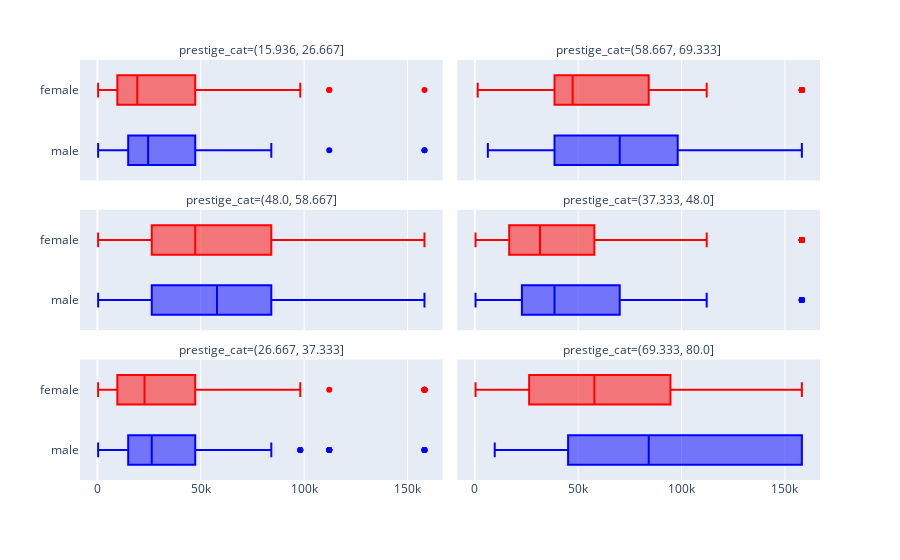

Here is the notebook cell this chart was saved with:
### Code cell
fig = px.box(facetgrid_df, x='income', y = 'sex', color = 'sex',
             facet_col='prestige_cat', facet_col_wrap=2,
             color_discrete_map = {'male':'blue', 'female':'red'},
            labels={'sex':'', 'income':''},
            #title = 'Income by prestige categories for different genders,
            )
fig.update(layout=dict(title=dict(x=0.5)))
fig.update_layout(showlegend=False)
fig.show()

### Figure 1 — Plotly figure (JSON) as saved in the notebook; plotly's stock layout.template omitted (floating-point values rounded to 4 significant figures; data arrays with more than 128 entries replaced by an {"elided": "..."} marker saying what was removed)
{"data": [{"alignmentgroup": "True", "hovertemplate": "=%{y}<br>prestige_cat=(15.936, 26.667]<extra></extra>", "legendgroup": "female", "marker": {"color": "red"}, "name": "female", "notched": false, "offsetgroup": "female", "orientation": "h", "showlegend": true, "type": "box", "x": [22780.0, 31545, 3856.0, 26290.0, 98140, 22780.0, 7886.0, 3856.0, 47320.0, 47320.0, 26290.0, 22780.0, 4556.0, 57830.0, 31545, 47320.0, 26290.0, 3154.0, 31545, 84120, 38555, 22780.0, 19280.0, 84120, 47320.0, 31545, 2454.0, 350.5, 57830.0, 47320.0, 3856.0, 47320.0, 158200.0, 13140.0, 9639.0, 112160, 70100, 7886.0, 47320.0, 14900.0, 19280.0, 5258.0, 70100, 9639.0, 350.5, 3856.0, 19280.0, 38555, 19280.0, 9639.0, 13140.0, 38555, 84120, 16650.0, 19280.0, 19280.0, 38555, 16650.0, 19280.0, 38555, 6309, 70100, 16650.0, 11390.0, 3154.0, 7886.0, 5258.0, 22780.0, 47320.0, 31545, 47320.0, 70100, 2454.0, 6309, 26290.0, 7886.0, 57830.0, 26290.0, 19280.0, 22780.0, 57830.0, 7886.0, 16650.0, 9639.0, 3154.0, 11390.0, 38555, 14900.0, 9639.0, 2454.0, 19280.0, 14900.0, 19280.0, 1402, 112160, 7886.0, 57830.0, 11390.0, 38555, 22780.0, 57830.0, 19280.0, 7886.0, 9639.0, 70100, 14900.0, 14900.0, 57830.0, 70100, 11390.0, 14900.0, 47320.0, 19280.0, 57830.0, 19280.0, 70100, 26290.0, 57830.0, 38555, 1402, 31545, 26290.0, 6309, 6309, 70100], "x0": " ", "xaxis": "x5", "y": ["female", "female", "female", "female", "female", "female", "female", "female", "female", "female", "female", "female", "female", "female", "female", "female", "female", "female", "female", "female", "female", "female", "female", "female", "female", "female", "female", "female", "female", "female", "female", "female", "female", "female", "female", "female", "female", "female", "female", "female", "female", "female", "female", "female", "female", "female", "female", "female", "female", "female", "female", "female", "female", "female", "female", "female", "female", "female", "female", "female", "female", "female", "female", "female", "female", "female", "female", "female", "female", "female", "female", "female", "female", "female", "female", "female", "female", "female", "female", "female", "female", "female", "female", "female", "female", "female", "female", "female", "female", "female", "female", "female", "female", "female", "female", "female", "female", "female", "female", "female", "female", "female", "female", "female", "female", "female", "female", "female", "female", "female", "female", "female", "female", "female", "female", "female", "female", "female", "female", "female", "female", "female", "female", "female", "female"], "y0": " ", "yaxis": "y5"}, {"alignmentgroup": "True", "hovertemplate": "=%{y}<br>prestige_cat=(58.667, 69.333]<extra></extra>", "legendgroup": "female", "marker": {"color": "red"}, "name": "female", "notched": false, "offsetgroup": "female", "orientation": "h", "showlegend": false, "type": "box", "x": {"elided": "197 float values"}, "x0": " ", "xaxis": "x6", "y": {"elided": "197 str values"}, "y0": " ", "yaxis": "y6"}, {"alignmentgroup": "True", "hovertemplate": "=%{y}<br>prestige_cat=(48.0, 58.667]<extra></extra>", "legendgroup": "female", "marker": {"color": "red"}, "name": "female", "notched": false, "offsetgroup": "female", "orientation": "h", "showlegend": false, "type": "box", "x": {"elided": "169 float values"}, "x0": " ", "xaxis": "x3", "y": {"elided": "169 str values"}, "y0": " ", "yaxis": "y3"}, {"alignmentgroup": "True", "hovertemplate": "=%{y}<br>prestige_cat=(37.333, 48.0]<extra></extra>", "legendgroup": "female", "marker": {"color": "red"}, "name": "female", "notched": false, "offsetgroup": "female", "orientation": "h", "showlegend": false, "type": "box", "x": {"elided": "357 float values"}, "x0": " ", "xaxis": "x4", "y": {"elided": "357 str values"}, "y0": " ", "yaxis": "y4"}, {"alignmentgroup": "True", "hovertemplate": "=%{y}<br>prestige_cat=(26.667, 37.333]<extra></extra>", "legendgroup": "female", "marker": {"color": "red"}, "name": "female", "notched": false, "offsetgroup": "female", "orientation": "h", "showlegend": false, "type": "box", "x": {"elided": "234 float values"}, "x0": " ", "xaxis": "x", "y": {"elided": "234 str values"}, "y0": " ", "yaxis": "y"}, {"alignmentgroup": "True", "hovertemplate": "=%{y}<br>prestige_cat=(69.333, 80.0]<extra></extra>", "legendgroup": "female", "marker": {"color": "red"}, "name": "female", "notched": false, "offsetgroup": "female", "orientation": "h", "showlegend": false, "type": "box", "x": [38555, 57830.0, 26290.0, 70100, 158200.0, 47320.0, 158200.0, 98140, 158200.0, 26290.0, 5258.0, 84120, 16650.0, 70100, 22780.0, 9639.0, 350.5, 22780.0, 84120, 70100, 158200.0, 158200.0, 22780.0, 84120, 47320.0, 7886.0, 31545, 112160, 158200.0, 70100, 57830.0, 158200.0, 84120, 57830.0, 47320.0, 26290.0, 112160, 57830.0, 57830.0], "x0": " ", "xaxis": "x2", "y": ["female", "female", "female", "female", "female", "female", "female", "female", "female", "female", "female", "female", "female", "female", "female", "female", "female", "female", "female", "female", "female", "female", "female", "female", "female", "female", "female", "female", "female", "female", "female", "female", "female", "female", "female", "female", "female", "female", "female"], "y0": " ", "yaxis": "y2"}, {"alignmentgroup": "True", "hovertemplate": "=%{y}<br>prestige_cat=(15.936, 26.667]<extra></extra>", "legendgroup": "male", "marker": {"color": "blue"}, "name": "male", "notched": false, "offsetgroup": "male", "orientation": "h", "showlegend": true, "type": "box", "x": [47320.0, 158200.0, 47320.0, 47320.0, 47320.0, 57830.0, 7886.0, 38555, 16650.0, 38555, 22780.0, 13140.0, 6309, 31545, 31545, 7886.0, 47320.0, 47320.0, 158200.0, 9639.0, 38555, 19280.0, 38555, 22780.0, 57830.0, 38555, 47320.0, 7886.0, 7886.0, 26290.0, 14900.0, 14900.0, 16650.0, 70100, 38555, 19280.0, 1402, 38555, 9639.0, 9639.0, 84120, 22780.0, 70100, 47320.0, 57830.0, 16650.0, 26290.0, 47320.0, 70100, 38555, 38555, 70100, 13140.0, 31545, 38555, 16650.0, 19280.0, 26290.0, 47320.0, 31545, 19280.0, 47320.0, 1402, 9639.0, 22780.0, 22780.0, 7886.0, 22780.0, 112160, 9639.0, 11390.0, 7886.0, 6309, 47320.0, 31545, 14900.0, 19280.0, 19280.0, 350.5, 19280.0, 11390.0, 19280.0, 14900.0, 31545], "x0": " ", "xaxis": "x5", "y": ["male", "male", "male", "male", "male", "male", "male", "male", "male", "male", "male", "male", "male", "male", "male", "male", "male", "male", "male", "male", "male", "male", "male", "male", "male", "male", "male", "male", "male", "male", "male", "male", "male", "male", "male", "male", "male", "male", "male", "male", "male", "male", "male", "male", "male", "male", "male", "male", "male", "male", "male", "male", "male", "male", "male", "male", "male", "male", "male", "male", "male", "male", "male", "male", "male", "male", "male", "male", "male", "male", "male", "male", "male", "male", "male", "male", "male", "male", "male", "male", "male", "male", "male", "male"], "y0": " ", "yaxis": "y5"}, {"alignmentgroup": "True", "hovertemplate": "=%{y}<br>prestige_cat=(58.667, 69.333]<extra></extra>", "legendgroup": "male", "marker": {"color": "blue"}, "name": "male", "notched": false, "offsetgroup": "male", "orientation": "h", "showlegend": false, "type": "box", "x": {"elided": "148 float values"}, "x0": " ", "xaxis": "x6", "y": {"elided": "148 str values"}, "y0": " ", "yaxis": "y6"}, {"alignmentgroup": "True", "hovertemplate": "=%{y}<br>prestige_cat=(48.0, 58.667]<extra></extra>", "legendgroup": "male", "marker": {"color": "blue"}, "name": "male", "notched": false, "offsetgroup": "male", "orientation": "h", "showlegend": false, "type": "box", "x": {"elided": "162 float values"}, "x0": " ", "xaxis": "x3", "y": {"elided": "162 str values"}, "y0": " ", "yaxis": "y3"}, {"alignmentgroup": "True", "hovertemplate": "=%{y}<br>prestige_cat=(37.333, 48.0]<extra></extra>", "legendgroup": "male", "marker": {"color": "blue"}, "name": "male", "notched": false, "offsetgroup": "male", "orientation": "h", "showlegend": false, "type": "box", "x": {"elided": "269 float values"}, "x0": " ", "xaxis": "x4", "y": {"elided": "269 str values"}, "y0": " ", "yaxis": "y4"}, {"alignmentgroup": "True", "hovertemplate": "=%{y}<br>prestige_cat=(26.667, 37.333]<extra></extra>", "legendgroup": "male", "marker": {"color": "blue"}, "name": "male", "notched": false, "offsetgroup": "male", "orientation": "h", "showlegend": false, "type": "box", "x": {"elided": "238 float values"}, "x0": " ", "xaxis": "x", "y": {"elided": "238 str values"}, "y0": " ", "yaxis": "y"}, {"alignmentgroup": "True", "hovertemplate": "=%{y}<br>prestige_cat=(69.333, 80.0]<extra></extra>", "legendgroup": "male", "marker": {"color": "blue"}, "name": "male", "notched": false, "offsetgroup": "male", "orientation": "h", "showlegend": false, "type": "box", "x": [112160, 84120, 31545, 70100, 158200.0, 158200.0, 158200.0, 84120, 158200.0, 38555, 158200.0, 57830.0, 158200.0, 57830.0, 158200.0, 158200.0, 38555, 19280.0, 57830.0, 57830.0, 70100, 22780.0, 31545, 84120, 84120, 84120, 158200.0, 26290.0, 158200.0, 158200.0, 57830.0, 112160, 19280.0, 84120, 47320.0, 38555, 9639.0, 158200.0, 84120, 98140, 57830.0, 38555, 47320.0, 31545, 84120, 98140, 158200.0, 31545, 158200.0, 47320.0, 57830.0, 70100, 112160], "x0": " ", "xaxis": "x2", "y": ["male", "male", "male", "male", "male", "male", "male", "male", "male", "male", "male", "male", "male", "male", "male", "male", "male", "male", "male", "male", "male", "male", "male", "male", "male", "male", "male", "male", "male", "male", "male", "male", "male", "male", "male", "male", "male", "male", "male", "male", "male", "male", "male", "male", "male", "male", "male", "male", "male", "male", "male", "male", "male"], "y0": " ", "yaxis": "y2"}], "layout": {"annotations": [{"font": {}, "showarrow": false, "text": "prestige_cat=(26.667, 37.333]", "x": 0.245, "xanchor": "center", "xref": "paper", "y": 0.2867, "yanchor": "bottom", "yref": "paper"}, {"font": {}, "showarrow": false, "text": "prestige_cat=(69.333, 80.0]", "x": 0.755, "xanchor": "center", "xref": "paper", "y": 0.2867, "yanchor": "bottom", "yref": "paper"}, {"font": {}, "showarrow": false, "text": "prestige_cat=(48.0, 58.667]", "x": 0.245, "xanchor": "center", "xref": "paper", "y": 0.6433, "yanchor": "bottom", "yref": "paper"}, {"font": {}, "showarrow": false, "text": "prestige_cat=(37.333, 48.0]", "x": 0.755, "xanchor": "center", "xref": "paper", "y": 0.6433, "yanchor": "bottom", "yref": "paper"}, {"font": {}, "showarrow": false, "text": "prestige_cat=(15.936, 26.667]", "x": 0.245, "xanchor": "center", "xref": "paper", "y": 1.0, "yanchor": "bottom", "yref": "paper"}, {"font": {}, "showarrow": false, "text": "prestige_cat=(58.667, 69.333]", "x": 0.755, "xanchor": "center", "xref": "paper", "y": 1.0, "yanchor": "bottom", "yref": "paper"}], "boxmode": "overlay", "legend": {"title": {"text": ""}, "tracegroupgap": 0}, "margin": {"t": 60}, "showlegend": false, "title": {"x": 0.5}, "xaxis": {"anchor": "y", "domain": [0, 0.49], "title": {"text": ""}}, "xaxis2": {"anchor": "y2", "domain": [0.51, 1], "matches": "x", "title": {"text": ""}}, "xaxis3": {"anchor": "y3", "domain": [0, 0.49], "matches": "x", "showticklabels": false}, "xaxis4": {"anchor": "y4", "domain": [0.51, 1], "matches": "x", "showticklabels": false}, "xaxis5": {"anchor": "y5", "domain": [0, 0.49], "matches": "x", "showticklabels": false}, "xaxis6": {"anchor": "y6", "domain": [0.51, 1], "matches": "x", "showticklabels": false}, "yaxis": {"anchor": "x", "categoryarray": ["male", "female"], "categoryorder": "array", "domain": [0, 0.2867], "title": {"text": ""}}, "yaxis2": {"anchor": "x2", "domain": [0, 0.2867], "matches": "y", "showticklabels": false}, "yaxis3": {"anchor": "x3", "categoryarray": ["male", "female"], "categoryorder": "array", "domain": [0.3567, 0.6433], "matches": "y", "title": {"text": ""}}, "yaxis4": {"anchor": "x4", "domain": [0.3567, 0.6433], "matches": "y", "showticklabels": false}, "yaxis5": {"anchor": "x5", "categoryarray": ["male", "female"], "categoryorder": "array", "domain": [0.7133, 1.0], "matches": "y", "title": {"text": ""}}, "yaxis6": {"anchor": "x6", "domain": [0.7133, 1.0], "matches": "y", "showticklabels": false}}}
